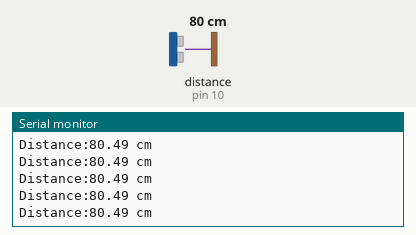
A sketch run on a simulated Arduino Uno, built with avr-gcc and run on an emulated ATmega328P. Shown: the last lines printed to the serial monitor. Wiring (inferred from the names in the program): ultrasonic range finder: trigger pin 11; echo pin 10. Inputs (shaded band) come from the test bench; at power-on: distance to the obstacle (sensor on pin 10) 80 cm. The echo pulse lasts 58.3 µs per cm.

Above: at 1.2 s.
1.3 s: distance to the obstacle (sensor on pin 10) set to 35 cm
At 1.6 s:
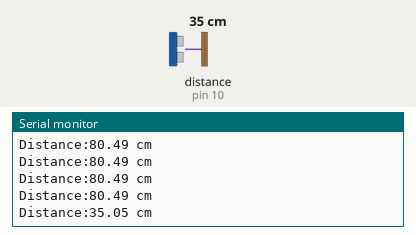
4.3 s: distance to the obstacle (sensor on pin 10) set to 2 cm
At 4.44 s:
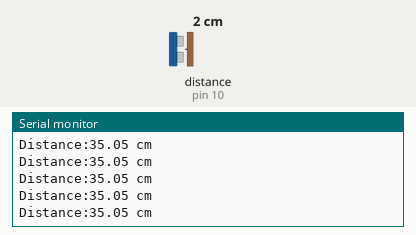
Timing chart, 0 to 7.3 s (numbered marks = the images above; inputs shaded):
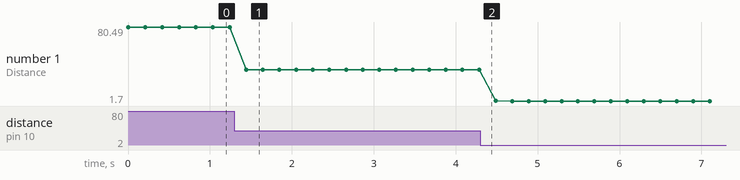

Measured:
- after the input at 1.3 s, the serial monitor: prints a new line after 0.14 s (image 1)
- plotted number 1: 80.49 → 35.05 after the input at 1.3 s, 35.05 → 1.7 after the input at 4.3 s

The sketch:

Ultrasonic_sensor2_test.ino
```cpp
int TRIG = 11;
int ECHO = 10;

double duration = 0;
double distance = 0;
double speed_of_sound = 331.5 + 0.6 * 25; // 25℃の気温の想定

void setup() {
  Serial.begin( 9600 );

  pinMode(ECHO, INPUT );
  pinMode(TRIG, OUTPUT );
}

void loop() {
  digitalWrite(TRIG, LOW);
  delayMicroseconds(2);
  digitalWrite( TRIG, HIGH );
  delayMicroseconds( 10 );
  digitalWrite( TRIG, LOW );
  duration = pulseIn( ECHO, HIGH ); // 往復にかかった時間が返却される[マイクロ秒]

  if (duration > 0) {
    duration = duration / 2; // 往路にかかった時間
    distance = duration * speed_of_sound * 100 / 1000000;
    Serial.print("Distance:");
    Serial.print(distance);
    Serial.println(" cm");
  }

  delay(200);
}
```
